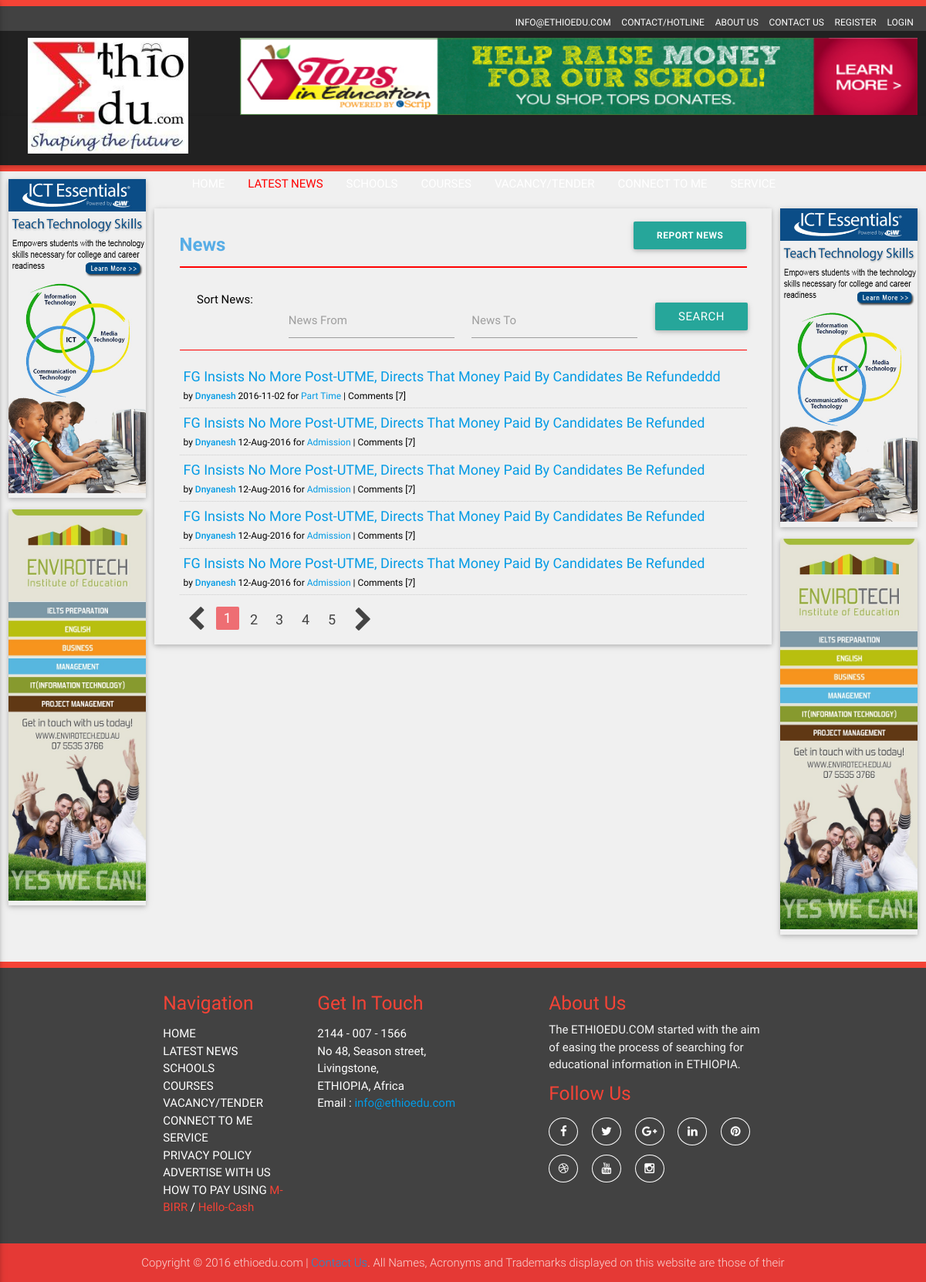
Before: /index.php/news with the older database file.
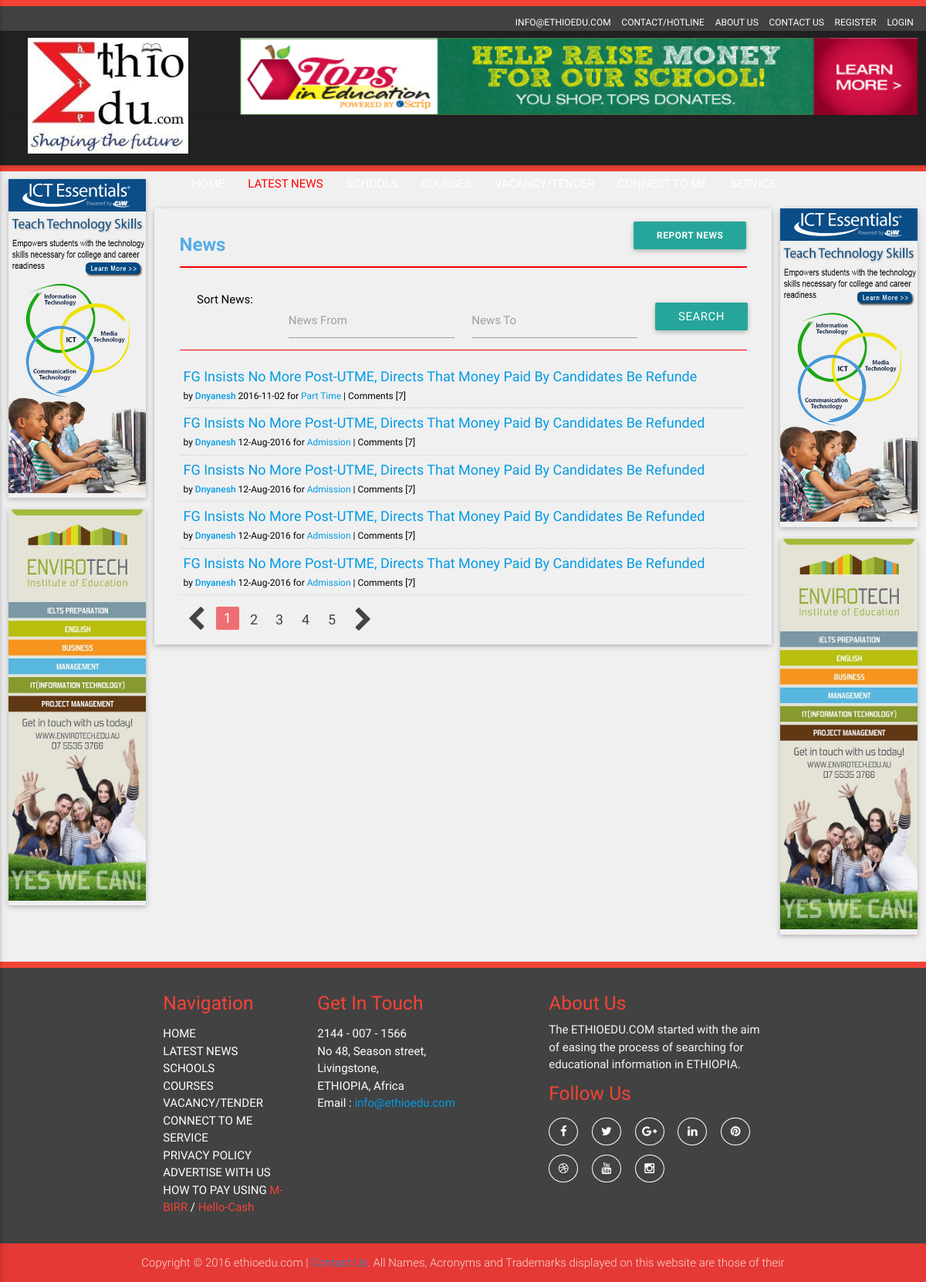
After: the same page with the newer database file.
### tables this page shows
CREATE TABLE `tbl_posts` (
  `post_id` int(11) NOT NULL,
  `post_title` varchar(100) NOT NULL,
  `post_desc` varchar(5000) NOT NULL,
  `post_category` varchar(50) NOT NULL,
  `post_attachment` varchar(50) NOT NULL,
  `post_author` varchar(50) NOT NULL,
  `post_source` varchar(50) NOT NULL,
  `post_date` varchar(30) NOT NULL,
  `post_venue` varchar(50) NOT NULL,
  `post_type` varchar(50) NOT NULL,
  `post_approve` varchar(10) NOT NULL,
  `user_id` int(11) NOT NULL
);

### application/controllers/News.php (called while the page is built, shortened)
<?php
class News extends CI_Controller {
	public function __construct()
    {
        $this->load->helper(array('form','url'));
        $this->load->library(array('session', 'form_validation', 'email'));
        $this->load->database();
        $this->load->model('init_models');
    }
	public function index()
	{
                $view_params = array(
                'm_title' => 'News',
                'title'   => 'News'
            );
		$view_params['news'] = $this->init_models->selectnews();
        $this->load->view('News', $view_params);
	}
}

### index.php (called while the page is built, shortened)
<?php
require_once BASEPATH.'core/CodeIgniter.php';

### application/models/init_models.php (called while the page is built, shortened)
<?php
   class init_models extends CI_Model
   {
      public function selectnews()
      {
        $query = $this->db->query("select * from tbl_posts where post_type = 'news'");
        return $query->result_array();
      }
   }
?>

### application/views/News.php (the view, shortened to what the changed rows need)
<div class="service-wrap ">
    <div class="row">
        <div class="col s12 m8 grid-example z-depth-1">
            <div class="news_details">
                <div class="col m12 s12">
                    <div class="page-heading-wrap">
                        <h1 class="page-heading">News <span class="News-button"><a class="waves-effect waves-light btn"href="<?php echo site_url('index.php/reportnews')?>">Report News</a></span></h1>
                    </div>
                </div>
                <div class="col s12 m12 ">
                    <div class="news_list_wrap">
                        <ul class="news_list">
                        <?php
                        foreach ($news as $row){ ?>
                            <li class="news_content">
                                <?php $news_id = $row['post_id'];
                                ?>
                                <a href="<?php echo base_url().'index.php/news_detail?id='.$news_id ?>" class="news_link"><span class="News_title"><?php echo $row['post_title']; ?> </span>
                                </a>
                                <span id="newsdetailinfo" class="hmForumDateFormat">by <strong><a href="#"><?php echo $row['post_author']; ?></a></strong> <?php echo $row['post_date']; ?><span class="infoText1"> for <a href="#"><?php echo $row['post_category'];?></a> | Comments [7]
                                    </span></span>
                            </li>
                        <?php } ?>
                        </ul>
                    </div>
                </div>
            </div>
        </div>
    </div>
</div>

Changed rows visible on the page:
changed tbl_posts "Part Time": post_title "FG Insists No More Post-UTME, Directs That Money Paid By Candidates Be Refundeddd" → "FG Insists No More Post-UTME, Directs That Money Paid By Candidates Be Refunde"
